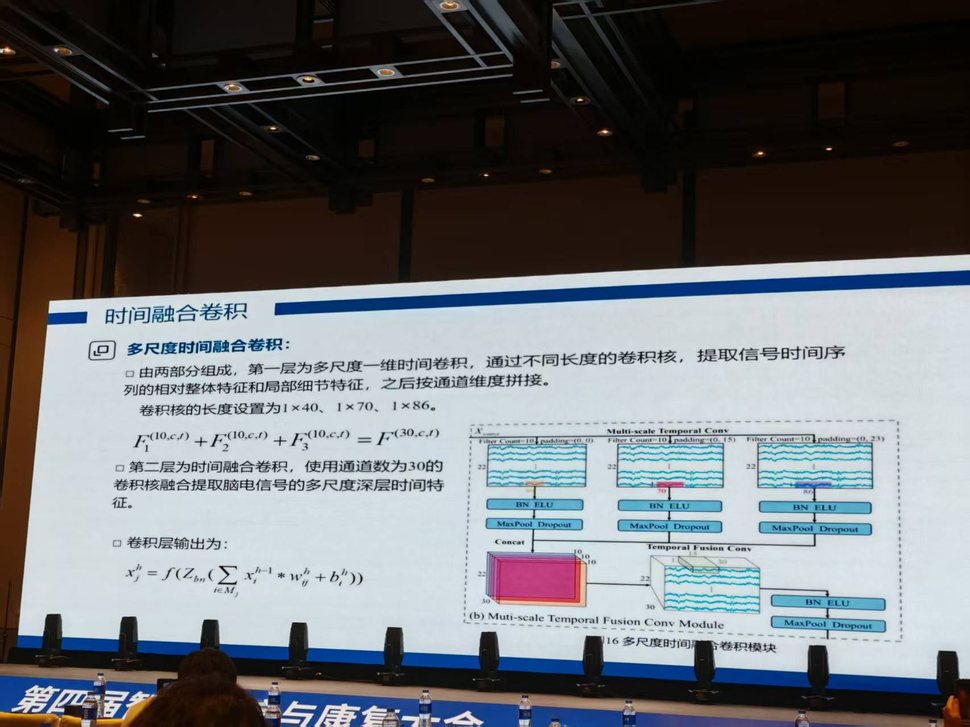
//> input picture python/test_clean.png, 970 x 727 px, shrunk from 1706 x 1279 before the run
$ ./sobel_convolution   (built with g++ and OpenCV 4)
//> lines starting //> are read from the running program, lines starting //| are printed output that depends on the picture
/*
 * 编程作业：模板运算（卷积）
 * 语言：C++
 * 依赖库：OpenCV
 */

#include <iostream>
#include <opencv2/opencv.hpp>
#include <opencv2/imgproc.hpp> // 包含图像处理功能
#include <opencv2/imgcodecs.hpp> // 包含图像读写功能

int main() {
    // 1. 任取一幅灰度图像
    // 请将 "your_image.png" 替换为你的灰度图像文件的实际路径
    // cv::IMREAD_GRAYSCALE 确保图像以灰度模式加载
    std::string image_path = "test_clean.png"; // 或者你的绝对路径
    cv::Mat srcImage = cv::imread(image_path, cv::IMREAD_GRAYSCALE); // <-- 改成 GRAYSCALE
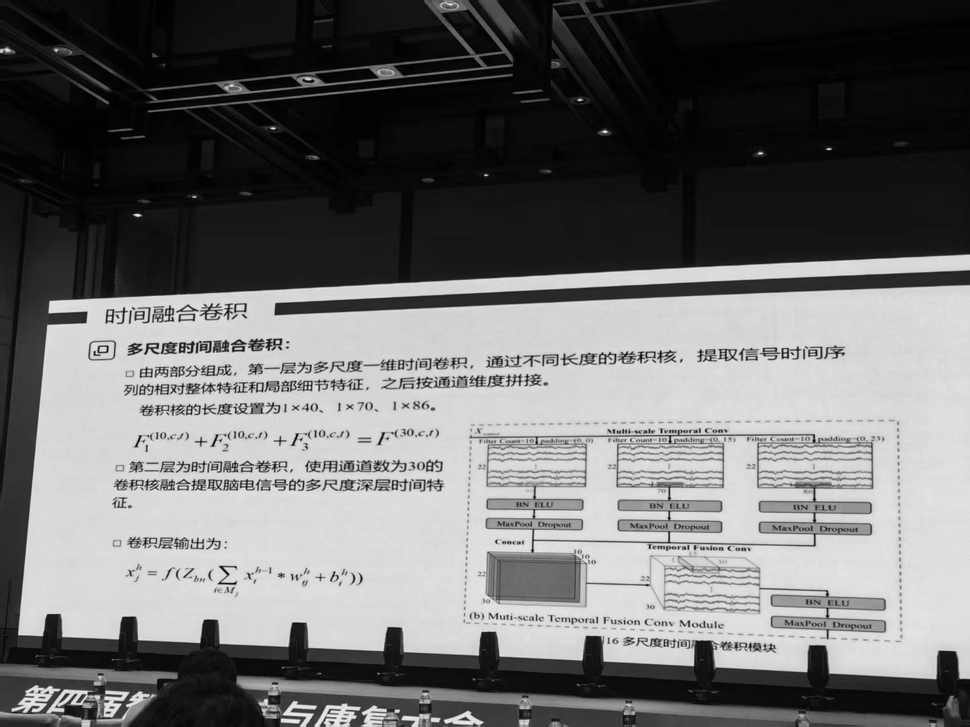
//> srcImage: 727 rows x 970 cols, CV_8UC1; min 0, max 241, mean 110.4

    if (srcImage.empty()) {
        std::cerr << "错误: 无法加载图像。" << std::endl;
        std::cerr << "请确保文件路径 '" << image_path << "' 正确。" << std::endl; // <-- 打印变量
        return -1;
    }

    // 2. 定义作业中给出的模板（卷积核）
    // 我们使用 float 类型来定义，这在OpenCV中是标准做法
    cv::Mat kernel = (cv::Mat_<float>(3, 3) <<
        -1, 0, 1,
        -2, 0, 2,
        -1, 0, 1);

    // 3. 用如下模板做模板运算
    cv::Mat dstImage;

    // 使用 cv::filter2D 函数执行 2D 卷积
    // 第一个参数: srcImage (输入图像)
    // 第二个参数: dstImage (输出图像)
    // 第三个参数: -1 (表示输出图像的深度与输入图像相同，但我们稍后会更改)
    //
    // 重要提示：
    // Sobel 算子会产生负值（例如，从亮到暗的边缘）。
    // 原始图像是 8 位无符号的 (CV_8U, 0-255)。
    // 如果我们输出到 CV_8U，所有负值都会被截断为 0，导致信息丢失。
    //
    // 最佳实践是先将结果计算到 16 位有符号整数 (CV_16S) 中。
    cv::Mat grad_x;
    cv::filter2D(srcImage, grad_x, CV_16S, kernel, cv::Point(-1, -1), 0, cv::BORDER_DEFAULT);
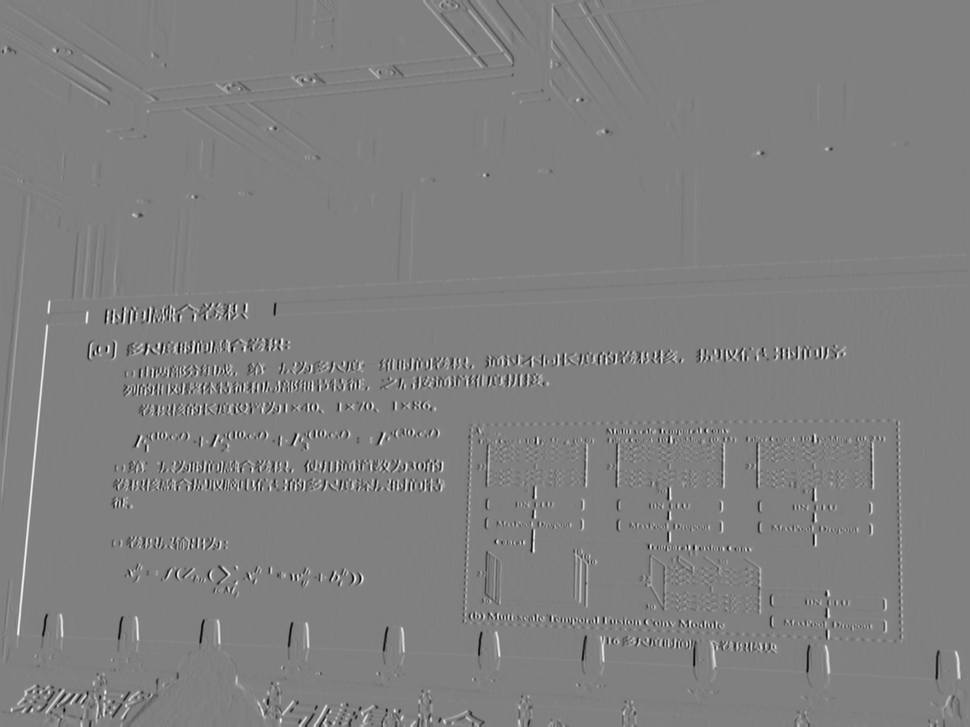
//> grad_x: 727 rows x 970 cols, CV_16SC1; min -807, max 796, mean 0.8; drawn with min black and max white
    // 4. 输出结果图像
    // 为了能够正确显示（或保存）包含负值的梯度图像，
    // 我们需要将其转换回 8 位无符号类型 (CV_8U)。
    // cv::convertScaleAbs() 会计算结果的绝对值，并将其缩放到 0-255 范围。
    // 这对于可视化边缘检测结果非常理想。
    cv::Mat abs_grad_x;
    cv::convertScaleAbs(grad_x, abs_grad_x);
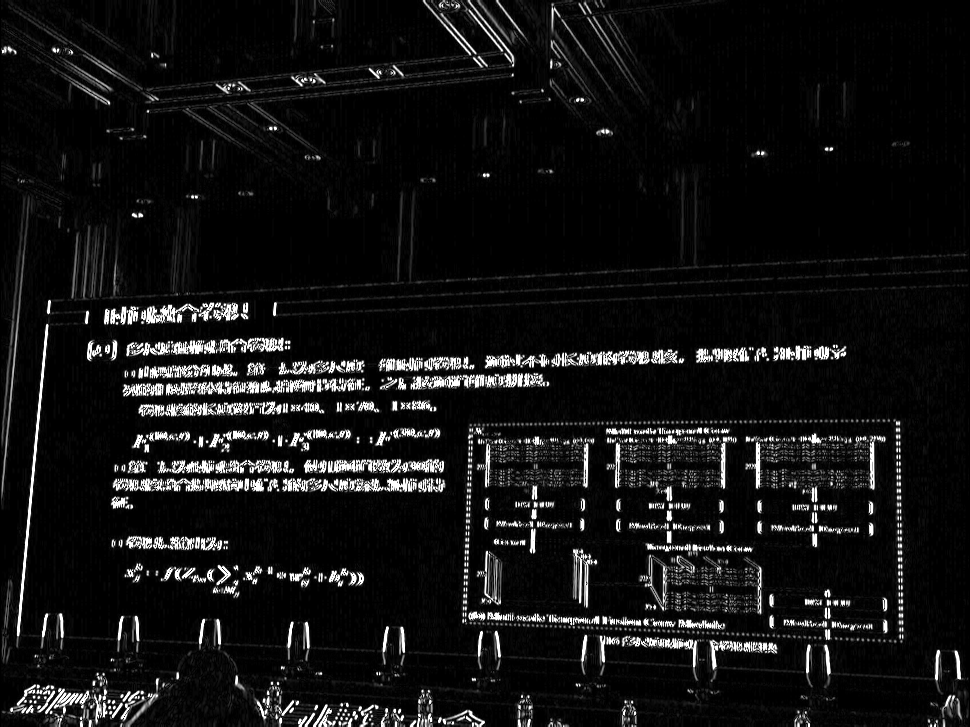
//> abs_grad_x: 727 rows x 970 cols, CV_8UC1; min 0, max 255, mean 19.3

    // 保存结果图像到文件
    cv::imwrite("result_image.png", abs_grad_x);

    // 在窗口中显示原始图像和结果图像
    cv::imshow("Original Grayscale Image", srcImage);
    cv::imshow("Convolution Result (Sobel X)", abs_grad_x);

    std::cout << "卷积完成！结果已保存为 'result_image.png'" << std::endl;
    std::cout << "按任意键退出..." << std::endl;

    // 等待用户按键
    cv::waitKey(0);

    return 0;
}
